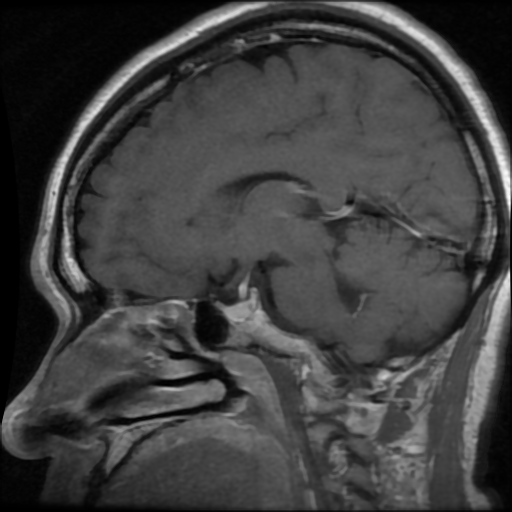
#> input picture agyikepek_3_osztaly/kepek/1232_3.png, 512 x 512 px, found by its file name; its folder holds 4 pictures in this run
$ jupyter execute --allow-errors Brain3.ipynb
#> lines starting #> are read from the running program, lines starting #| are printed output that depends on the picture
# Basic Imports

[cell 1]
import numpy as np
import os
import cv2

# Load the images

[cell 2]
images =  []
labels = []

path=r'C:\Users\Dogo\Documents\Machine Learning\agyikepek_3_osztaly\agyikepek_3_osztaly\kepek'

for image in os.listdir(path):
    if image.split("_")[-1].__contains__("1"):
        label = "glioma"
    elif image.split("_")[-1].__contains__("2"):
        label = "meningioma"
    else :
        label ="pituitary"

    img_path = os.path.join(path,image)
    img = cv2.imread(img_path)
#> img is the input picture: shape (512, 512, 3); min 0, max 255, mean 63.9
    img = cv2.resize(img, (224,224))
#> img: shape (224, 224, 3)

    images.append(img)
    labels.append(label)

# Plot few images

[cell 3]
import matplotlib.pyplot as plt

plt.figure(figsize=(15,15))

#> (the rest of this cell did not finish here and is left out)

# Preprocessing

[cell 4]
from sklearn.preprocessing import LabelEncoder
images = np.array(images)
labels = np.array(labels)

normalized_images = images/255.0

lb = LabelEncoder()

encoded_labels = np.array(lb.fit_transform(labels))

mapped_classes = dict(zip(lb.classes_, range(len(lb.classes_))))
print (mapped_classes)

# Model selection

[cell 5]
from sklearn.model_selection import train_test_split

flat_images = normalized_images.reshape(normalized_images.shape[0],-1)

train_images, test_images, train_labels, test_labels = train_test_split(flat_images,encoded_labels, random_state=42, train_size=0.8)

train_images.shape,test_images.shape,train_labels.shape,test_labels.shape
#> Out = ((3, 150528), (1, 150528), (3,), (1,))

### Metric evaluation

[cell 6]
from sklearn.metrics import accuracy_score
from sklearn.metrics import confusion_matrix
from sklearn.metrics import classification_report
from sklearn.metrics import ConfusionMatrixDisplay

def Evaluate_metrics (y_test, y_pred,classes):
    accuracy = accuracy_score(y_test,y_pred)
    class_report = classification_report(y_test,y_pred)
    cm =confusion_matrix(y_test,y_pred)


    disp = ConfusionMatrixDisplay(confusion_matrix=cm, display_labels=classes.keys())
    disp.plot()


    print(f"Accuracy score:{accuracy}")
    print(f"Class report:{class_report}")

## Basic KNN

[cell 7]
from sklearn.neighbors import KNeighborsClassifier

KNN = KNeighborsClassifier(n_neighbors=3)

KNN.fit(train_images,train_labels)

pred_labels =KNN.predict(test_images)

Evaluate_metrics(test_labels, pred_labels,mapped_classes)
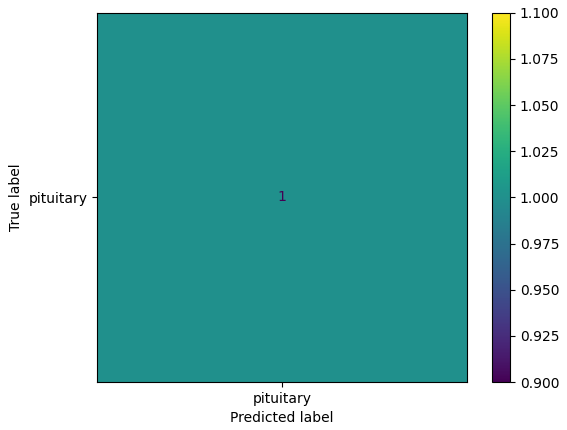
#> figure drawn by matplotlib, 2 panels
